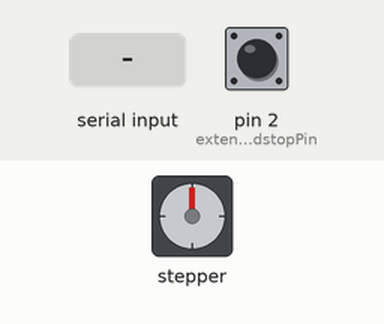
Simulated run of this sketch. Board: Arduino Uno, built with avr-gcc and run on an emulated ATmega328P. On the bench: stepper motor. Inputs (shaded band) come from the test bench; at power-on: pin 2 (extendedEndstopPin) HIGH. Stepper angles assume 200 steps per turn; what the sketch prints to the serial monitor is not drawn.

Above: at 3.2 s.
3.3 s: "h_n\n" received over Serial
At 4.5 s:
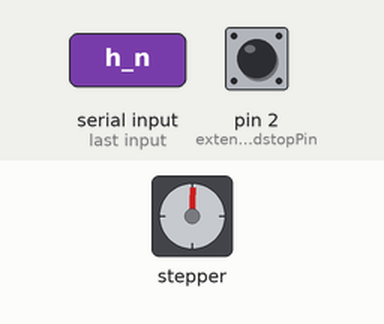
6.3 s: pin 2 (extendedEndstopPin) pulled LOW for 0.15 s
At 7.7 s:
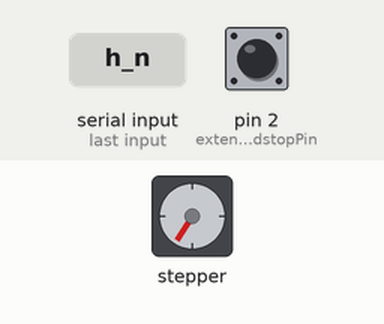
9.4 s: "stp\n" received over the second serial link
Timing chart, 0 to 12.7 s (numbered marks = the images above; inputs shaded):
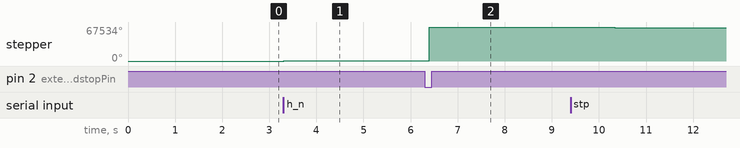

Measured:
- after the input at 3.3 s, stepper: keeps turning clockwise at about 263°/s, starting at once

The sketch:

StairsLockingBarFirmware.ino
```cpp
// Stairs Locking Bar Firmware v2
// Chris Loidolt
// 02/24/2023

// Aviation Connector Wiring
// 1 - +24V
// 2 - GND
// 3 - RX
// 4 - TX

// Stepper Driver Configuration
// Max 200Khz input frequency
// PUL duty cycle recommended 50% miniumum
// 24V input power default
// Enable LOW, Disable HIGH
// ALARM NO during use, NC during error


////
// Serial Communication
////
#include <SoftwareSerial.h>
// Software Serial Pins
const byte rxPin = 10;
const byte txPin = 11;
SoftwareSerial Controller(rxPin, txPin);


////
// Stepper Motor
////
#include <AccelStepper.h>
const byte stepperPulsePin = 5;
const byte stepperDirectionPin = 6;
const byte stepperEnablePin = 7;
const byte stepperAlarmPin = 8;
// not using default 4 wires setup, but instead using step, direction, and enable pins
AccelStepper stepper(AccelStepper::DRIVER, stepperPulsePin, stepperDirectionPin);

const int maxSpeed = 1000;
const int homeSpeed = 250;
const int acceleration = 100;

// Endstops
const byte retractedEndstopPin = 3;
const byte extendedEndstopPin = 2;


////
// Runtime Variables
////
String state = "unk";
String terminalState = "unk";
String controllerState = "unk";

// Motion
bool homeMachine = false;
bool emergencyStop = false;
bool reportState = false;


////
// Initial Setup
////
void setup() {
  delay(2000);

  Serial.begin(115200);

  // Define pin modes for TX and RX
  pinMode(rxPin, INPUT);
  pinMode(txPin, OUTPUT);

  Controller.begin(115200);

  pinMode(retractedEndstopPin, INPUT_PULLUP);
  pinMode(extendedEndstopPin, INPUT_PULLUP);

  // Change these to suit your stepper if you want
  stepper.setEnablePin(stepperEnablePin);
  stepper.setPinsInverted(false, false, true);
  stepper.setAcceleration(acceleration);

  handleReportState();
}

////
// Main Loop
////
void loop() {
  mandatory();
  motion();

  //delay(200);
}


////
// Mandatory Functions
///
void mandatory() {
  serial();
  if (emergencyStop) {
    handleStopMotion();
    reportState = true;
  }
  if (reportState) {
    handleReportState();
  }
}
```

motion.ino
```cpp
// Motion Systems
//
//


////
// Runtime Variables
////
const int maxDist = 938;        //mm
const int endstopBackoff = 15;  //mm


////
// Sub Loop
////
void motion() {
  homeMachineMotion();

  if (stepper.distanceToGo() == 0) {
    stepper.disableOutputs();
  }
}

long distToSteps(int distance) {
  float stepsToMM = (200 * 1) / 5;
  long convertedDistance = distance * stepsToMM;
  return convertedDistance;
}

void handleStopMotion() {
  stepper.moveTo(stepper.currentPosition());
  stepper.disableOutputs();
  state = "unk";
  handleReportState();
}

void retractMotion() {
  state = "mov";
  handleReportState();

  stepper.enableOutputs();
  stepper.moveTo(0);
  while (stepper.distanceToGo() != 0) {
    mandatory();
    stepper.run();
  }

  if (stepper.currentPosition() == 0) {
    state = "ret";
    handleReportState();
  }
}

void manualRetractMotion() {
  state = "mov";
  handleReportState();

  stepper.enableOutputs();
  stepper.moveTo(0);
  while (stepper.distanceToGo() != 0) {
    mandatory();
    stepper.run();
  }

  state = "unk";
  handleReportState();
}

void extendMotion() {
  state = "mov";
  handleReportState();

  stepper.enableOutputs();
  stepper.moveTo(distToSteps(maxDist));
  while (stepper.distanceToGo() != 0) {
    mandatory();
    stepper.run();
  }

  if (stepper.currentPosition() == distToSteps(maxDist)) {
    state = "ext";
    handleReportState();
  }
}

void manualExtendMotion() {
  state = "mov";
  handleReportState();

  stepper.enableOutputs();
  stepper.moveTo(distToSteps(20));
  while (stepper.distanceToGo() != 0) {
    mandatory();
    stepper.run();
  }

  state = "unk";
  handleReportState();
}

void homeMachineMotion() {
  if (homeMachine) {
    Serial.println("HOMING");
    state = "h_m";
    handleReportState();

    stepper.enableOutputs();
    stepper.setMaxSpeed(homeSpeed);
    stepper.setCurrentPosition(0);
    Serial.println(stepper.currentPosition());
    stepper.moveTo(distToSteps(maxDist + 10));

    Serial.println("MOVING TO ENDSTOP");
    while (state != "unk") {
      mandatory();
      stepper.run();

      if (digitalRead(extendedEndstopPin) == LOW) {
        Serial.println("ENDSTOP HIT");

        stepper.setCurrentPosition(distToSteps(maxDist));
        stepper.moveTo(stepper.currentPosition() - distToSteps(endstopBackoff));

        while (stepper.distanceToGo() != 0) {
          stepper.run();
        }

        stepper.setCurrentPosition(distToSteps(maxDist));
        stepper.moveTo(stepper.currentPosition());
        stepper.setMaxSpeed(maxSpeed);
        Serial.println(stepper.currentPosition());

        state = "ext";
      }
    }
  }

  Serial.println("HOME COMPLETE");
  handleReportState();
}
```

serial.ino
```cpp
// Serial Communication
//
//

////
// Command Mapping
////
// ID  -  CODE |  Purpose
//------------------------------------------------
// 0   -  a_s  |  Arcade Button Single Press
// 1   -  a_d  |  Arcade Button Double Press
// 2   -  a_h  |  Arcade Button Held
// 3   -  u_s  |  Up Toggle Single Press
// 4   -  u_d  |  Up Toggle Double Press
// 5   -  u_h  |  Up Toggle Held
// 6   -  d_s  |  Down Toggle Single Press
// 7   -  d_d  |  Down Toggle Double Press
// 8   -  d_h  |  Down Toggle Held
// 9   -  e_s  |  Emergency Stop Press
// 10  -  stp  |  Emergency Stop State
// 11  -  ste  |  Request Current State
// 12  -  mov  |  System In Motion
// 13  -  r_u  |  Stairs Raised and Unparked
// 14  -  r_p  |  Stairs Raised and Parked
// 15  -  l_e  |  Stairs Lowered and Bar Extended
// 16  -  l_r  |  Stairs Lowered and Bar Retracted
// 17  -  ext  |  Bar Extended
// 18  -  ret  |  Bar Retracted
// 19  -  unk  |  Position Unknown
// 20  -  h_n  |  Home Machine Now
// 21  -  h_m  |  Home Procedure Movement
// 22  -  ovr  |  Manual Movement Override
// 23  -  o_h  |  Manual Movement Hoist Mode
// 24  -  o_b  |  Manual Movement Bar Mode
// 25  -  h_u  |  Manual Movement Hoist Up
// 26  -  h_d  |  Manual Movement Hoist Down
// 27  -  b_e  |  Manual Movement Bar Extend
// 28  -  b_r  |  Manual Movement Bar Retract
// 30  -  rok  |  Received Command Successfully
// 31  -  scl  |  Clear Emergency Stop


////
// Runtime Variables
////

//Rate Limited Messages
const int requestRateLimit = 100;

unsigned long serialRateMillis = 0;
String serialRLLastMessage = "";
unsigned long controllerRateMillis = 0;
String controllerRLLastMessage = "";

// Serial
const byte numSerialChars = 32;
char receivedSerialChars[numSerialChars];  // an array to store the received data

boolean newSerialData = false;

// Controller
const byte numControllerChars = 32;
char receivedControllerChars[numControllerChars];  // an array to store the received data

boolean newControllerData = false;

////
// Sub Loop
////
void serial() {

  recvSerialWithEndMarker();
  recvControllerWithEndMarker();

  handleNewData();
}


////
// Event Handlers
////

void handleNewData() {
  if (newSerialData == true) {
    handleExternalInput(0, receivedSerialChars);
    newSerialData = false;
  }

  if (newControllerData == true) {
    handleExternalInput(1, receivedControllerChars);
    newControllerData = false;
  }
}

void handleExternalInput(int origin, String extCommand) {
  if (extCommand.equals("stp") || extCommand.equals("10")) {
    emergencyStop = true;
    routeStateChange(origin, "10");
  } else if (extCommand.equals("h_n") || extCommand.equals("20")) {
    homeMachine = true;
    routeStateChange(origin, "h_n");
  } else if (extCommand.equals("ste") || extCommand.equals("11")) {
    reportState = true;
    routeStateChange(origin, "ste");
  } else if (extCommand.equals("ext") || extCommand.equals("17")) {
    extendMotion();
    routeStateChange(origin, "ext");
  } else if (extCommand.equals("ret") || extCommand.equals("18")) {
    retractMotion();
    routeStateChange(origin, "ret");
  } else if (extCommand.equals("b_e") || extCommand.equals("25")) {
    manualExtendMotion();
    routeStateChange(origin, "b_e");
  } else if (extCommand.equals("b_r") || extCommand.equals("26")) {
    manualRetractMotion();
    routeStateChange(origin, "b_r");
  } else {
    Serial.println("inv");
  }
}

void routeStateChange(int origin, String input) {
  switch (origin) {
    case 0:
      Serial.print("Serial: ");
      Serial.println(input);
      terminalState = input;
      break;
    case 1:
      Serial.print("Controller: ");
      Serial.println(input);
      controllerState = input;
      break;
  }
}

void handleReportState() {
  Controller.println("unk");
  reportState = false;
}

////
// Handle Main Serial
////
void recvSerialWithEndMarker() {
  static byte ndx = 0;
  char endMarker = '\n';
  char rc;

  // if (Serial.available() > 0) {
  while (Serial.available() > 0 && newSerialData == false) {
    rc = Serial.read();

    if (rc != endMarker) {
      receivedSerialChars[ndx] = rc;
      ndx++;
      if (ndx >= numSerialChars) {
        ndx = numSerialChars - 1;
      }
    } else {
      receivedSerialChars[ndx] = '\0';  // terminate the string
      ndx = 0;
      newSerialData = true;
    }
  }
}

void rateLimitSerial(String message) {
  if (serialRLLastMessage != message) {
    serialRateMillis = millis();
    serialRLLastMessage = message;
  }
  if (millis() - serialRateMillis > requestRateLimit) {  //limit state request
    Serial.println(message);
    serialRLLastMessage = "";
  }
}

////
// Handle Controller Serial
////
void recvControllerWithEndMarker() {
  static byte ndx = 0;
  char endMarker = '\n';
  char rc;

  // if (Serial.available() > 0) {
  while (Controller.available() > 0 && newControllerData == false) {
    rc = Controller.read();

    if (rc != endMarker) {
      receivedControllerChars[ndx] = rc;
      ndx++;
      if (ndx >= numControllerChars) {
        ndx = numControllerChars - 1;
      }
    } else {
      receivedControllerChars[ndx] = '\0';  // terminate the string
      ndx = 0;
      newControllerData = true;
    }
  }
}

void rateLimitControllerSerial(String message) {
  if (controllerRLLastMessage != message) {
    controllerRateMillis = millis();
    controllerRLLastMessage = message;
  }
  if (millis() - controllerRateMillis > requestRateLimit) {  //limit state request
    Controller.println(message);
    controllerRLLastMessage = "";
  }
}
```
